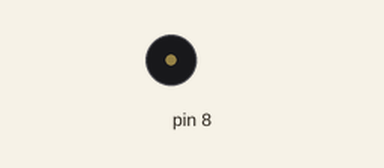
Simulated run of this sketch. Board: Arduino Uno, built with avr-gcc and run on an emulated ATmega328P. Parts: buzzer (waves = sounding).

Above: at 0.6 s.
Timing chart, 0 to 3.0 s (numbered marks = the images above):
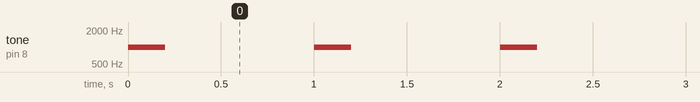

The sketch:

test_speaker.ino
```cpp
void setup() {
  // put your setup code here, to run once:

}

void loop() {
  tone(8, 1000, 200);
  delay(1000);
}
```

Measured:
- by itself, tone on pin 8: alternates 1000 Hz for 0.20 s and silent for 0.80 s
